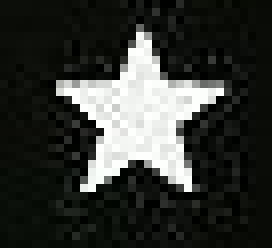
#> input picture images/stars_template_002.jpg, 34 x 31 px (shown 8 times larger)
$ python 027_Matching_Multiple.py
#> lines starting #> are read from the running program, lines starting #| are printed output that depends on the picture; after the words box and inside, x2 and y2 are one past the last pixel; in counts of white or black regions, pixels touching at a corner belong together
# Import Needed Packages
import numpy as np
import cv2

# Load Image, Copy, Convert To Grayscale, Load Template (As Grayscale)
template = cv2.imread("../images/stars_template_002.jpg", 0)
#> template: shape (31, 34); min 0, max 255, mean 53.5
image = cv2.imread("../images/stars_002.jpg")
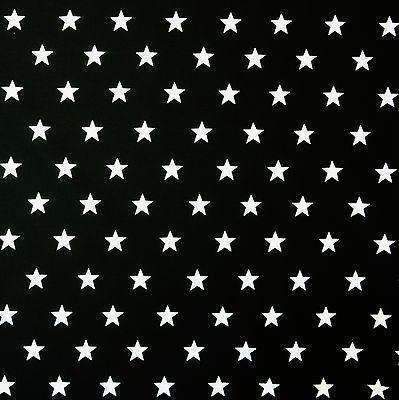
#> input picture images/stars_002.jpg, 399 x 400 px
#> image is the input picture: shape (400, 399, 3); mean B, G, R 28.6, 31.4, 29.7
copy = image.copy()
gray = cv2.cvtColor(image, cv2.COLOR_BGR2GRAY)


# Grab Dimensions Of Template
w, h = template.shape[::-1]
#> w = 34; h = 31

# Match Template, Create And Apply Threshold For Matching
result = cv2.matchTemplate(gray, template, cv2.TM_CCOEFF_NORMED)
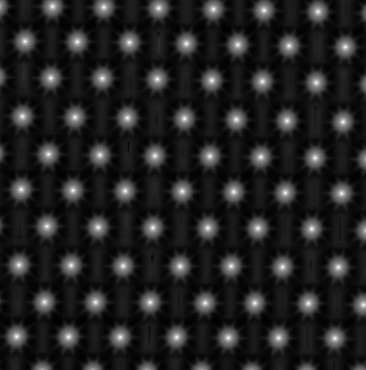
#> result: shape (370, 366) float32; min -0.187, max 0.999, mean -0.0272; drawn with min black and max white
threshold = 0.8
loc = np.where(result>=threshold)
#> loc = 355 positions, rows 5 to 339, columns 15 to 364

# Iterate Through Threshold Matches
for pt in zip(*loc[::-1]):
	# Draw Rectangle On Match
	cv2.rectangle(copy, pt, (pt[0] +w, pt[1] +h), (0, 0, 255), 1)
#> this loop made 355 passes
#> pt on passes 1 to 3: (52, 5), (51, 6), (52, 6)
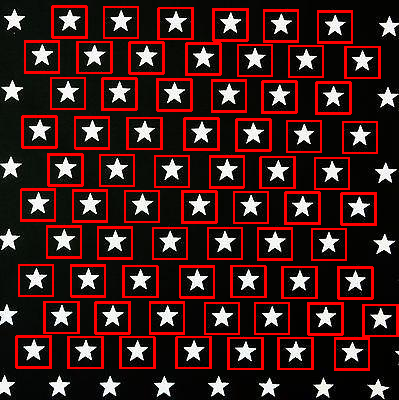
#> copy: shape (400, 399, 3); 13.48% of pixels changed, all inside (x1, y1, x2, y2) = (15, 5, 399, 371)

# Display Matches
cv2.imshow("Original", image)
cv2.imshow("Result", copy)
cv2.waitKey(0)
cv2.destroyAllWindows()
